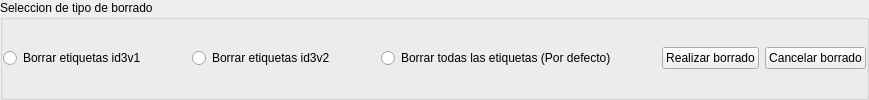
    <widget class="QGroupBox" name="groupBox_8">
     <property name="title">
      <string>Seleccion de tipo de borrado</string>
     </property>
     <layout class="QGridLayout" name="gridLayout_5">
      <property name="leftMargin">
       <number>0</number>
      </property>
      <property name="topMargin">
       <number>0</number>
      </property>
      <property name="rightMargin">
       <number>0</number>
      </property>
      <property name="bottomMargin">
       <number>0</number>
      </property>
      <item row="1" column="1">
       <spacer name="horizontalSpacer_14">
        <property name="orientation">
         <enum>Qt::Horizontal</enum>
        </property>
        <property name="sizeHint" stdset="0">
         <size>
          <width>40</width>
          <height>20</height>
         </size>
        </property>
       </spacer>
      </item>
      <item row="1" column="2">
       <widget class="QRadioButton" name="radioButton_9">
        <property name="toolTip">
         <string>Borrado de las etiquetas version 2</string>
        </property>
        <property name="statusTip">
         <string>Borrado de las etiquetas version 2</string>
        </property>
        <property name="whatsThis">
         <string>Borrado de las etiquetas version 2</string>
        </property>
        <property name="text">
         <string>Borrar etiquetas id3v2</string>
        </property>
       </widget>
      </item>
      <item row="1" column="5">
       <spacer name="horizontalSpacer_13">
        <property name="orientation">
         <enum>Qt::Horizontal</enum>
        </property>
        <property name="sizeHint" stdset="0">
         <size>
          <width>40</width>
          <height>20</height>
         </size>
        </property>
       </spacer>
      </item>
      <item row="1" column="7">
       <widget class="QPushButton" name="pushButton_23">
        <property name="toolTip">
         <string>Cancelar borrado y cierre de este subgrupo</string>
        </property>
        <property name="statusTip">
         <string>Cancelar borrado y cierre de este subgrupo</string>
        </property>
        <property name="whatsThis">
         <string>Cancelar borrado y cierre de este subgrupo</string>
        </property>
        <property name="text">
         <string>Cancelar borrado</string>
        </property>
        <property name="icon">
         <iconset resource="recoverdrake.qrc">
          <normaloff>:/Imagenes/stop.png</normaloff>:/Imagenes/stop.png</iconset>
        </property>
        <property name="iconSize">
         <size>
          <width>25</width>
          <height>25</height>
         </size>
        </property>
       </widget>
      </item>
      <item row="1" column="4">
       <widget class="QRadioButton" name="radioButton_11">
        <property name="toolTip">
         <string>Borrado de etiquetas version 1 y 2</string>
        </property>
        <property name="statusTip">
         <string>Borrado de etiquetas version 1 y 2</string>
        </property>
        <property name="whatsThis">
         <string>Borrado de etiquetas version 1 y 2</string>
        </property>
        <property name="text">
         <string>Borrar todas las etiquetas (Por defecto)</string>
        </property>
       </widget>
      </item>
      <item row="1" column="6">
       <widget class="QPushButton" name="pushButton_22">
        <property name="toolTip">
         <string>Borrado de las etiquetas seleccionadas</string>
        </property>
        <property name="statusTip">
         <string>Borrado de las etiquetas seleccionadas</string>
        </property>
        <property name="whatsThis">
         <string>Borrado de las etiquetas seleccionadas</string>
        </property>
        <property name="text">
         <string>Realizar borrado</string>
        </property>
        <property name="icon">
         <iconset resource="recoverdrake.qrc">
          <normaloff>:/Imagenes/thumbs_up.png</normaloff>:/Imagenes/thumbs_up.png</iconset>
        </property>
        <property name="iconSize">
         <size>
          <width>25</width>
          <height>25</height>
         </size>
        </property>
       </widget>
      </item>
      <item row="1" column="0">
       <widget class="QRadioButton" name="radioButton_10">
        <property name="toolTip">
         <string>Borrado de las etiquetas version 1</string>
        </property>
        <property name="statusTip">
         <string>Borrado de las etiquetas version 1</string>
        </property>
        <property name="whatsThis">
         <string>Borrado de las etiquetas version 1</string>
        </property>
        <property name="text">
         <string>Borrar etiquetas id3v1</string>
        </property>
       </widget>
      </item>
      <item row="1" column="3">
       <spacer name="horizontalSpacer_15">
        <property name="orientation">
         <enum>Qt::Horizontal</enum>
        </property>
        <property name="sizeHint" stdset="0">
         <size>
          <width>40</width>
          <height>20</height>
         </size>
        </property>
       </spacer>
      </item>
     </layout>
    </widget>
